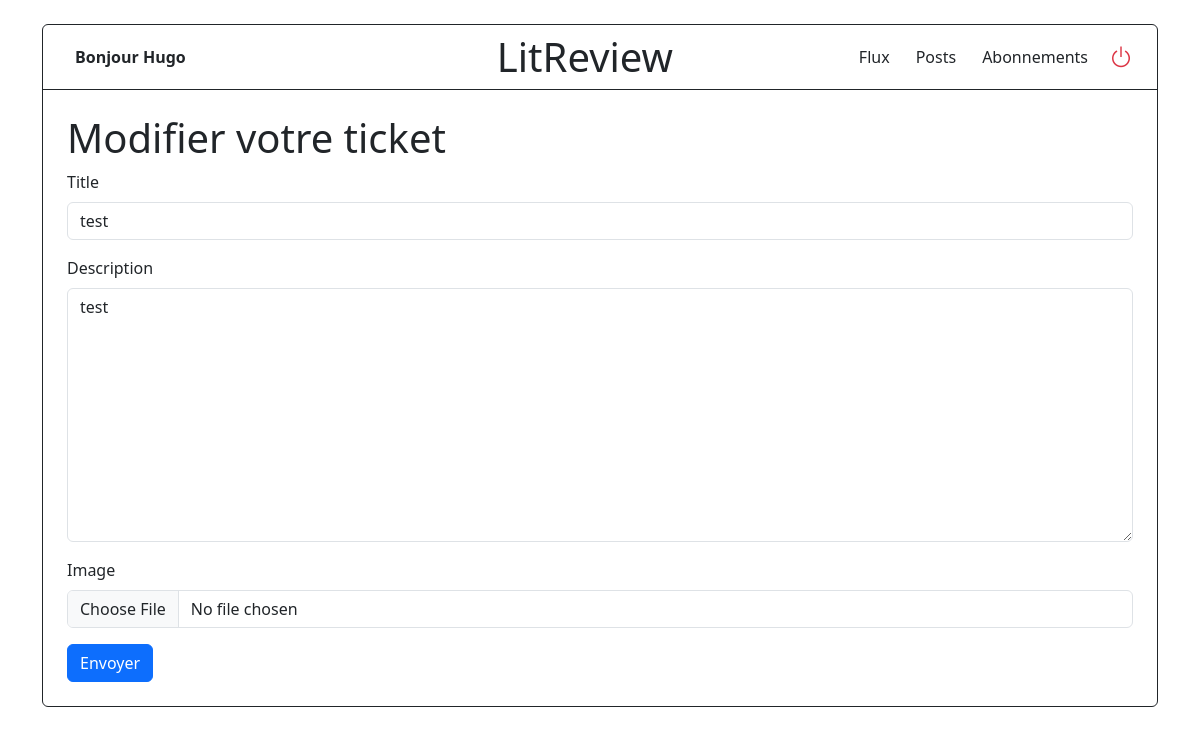
The page /update-ticket/11/ (signed in) on the database its author committed.
### authentication/models.py (models this page shows)
class User(AbstractUser):
    ADMIN = 'admin'
    USER = 'user'
    ROLE_CHOICES = (
        (ADMIN, 'admin'),
        (USER, 'user'),
    )
    role = models.CharField(max_length=20, choices=ROLE_CHOICES, default=USER)

### social_network/models.py (models this page shows)
class Ticket(models.Model):
    title = models.CharField(max_length=128)
    description = models.TextField(blank=True, max_length=2048)
    image = models.ImageField(null=True, blank=True, upload_to='tickets/')
    time_created = models.DateTimeField(auto_now_add=True)
    user = models.ForeignKey(User, on_delete=models.CASCADE)

### social_network/views.py (the view, shortened to what this page needs)
class TicketUpdateView(LoginRequiredMixin, UpdateView):
    template_name = 'social_network/ticket_update_form.html'
    model = Ticket
    fields = ('title', 'description', 'image')
    success_url = reverse_lazy('feed')
    def get_queryset(self):
        return Ticket.objects.filter(user=self.request.user)

### social_network/templates/social_network/ticket_update_form.html (shortened to what this page needs)
{% extends "social_network/base.html" %}
{% load django_bootstrap5 %}
{% block main %}
<h1>Modifier votre ticket</h1>
<form method="POST" enctype="multipart/form-data">
    {% bootstrap_form form %}
    <button type="submit" class="btn btn-primary">Envoyer</button>
</form>
{% endblock %}

### social_network/templates/social_network/base.html (shortened to what this page needs)
{% extends "base.html" %}
{% block body %}
<div class="container my-4">
    <div class="border border-dark rounded-2">
        <header aria-label="Navigation principale" class="d-flex justify-content-between align-items-center border-bottom border-dark px-3">
            <div style="width: 265px;" class="d-flex align-items-center px-3">
                <span class="fw-semibold">Bonjour {{ request.user.username }}</span>
            </div>
            <h1 class="p-2 mb-0">LitReview</h1>
            <nav class="d-flex align-items-center">
                {% with current_url=request.path %}
                    {% url "feed" as url_feed %}
                    {% url "home" as url_home %}
                    {% url "followers" as url_followers %}
                    <a href="{{ url_feed }}" class="btn btn-hover {% if current_url == url_feed %}bg-secondary text-white{% endif %}">Flux</a>
                    <a href="{{ url_home }}" class="btn btn-hover {% if current_url == url_home %}bg-secondary text-white{% endif %}">Posts</a>
                    <a href="{{ url_followers }}" class="btn btn-hover {% if current_url == url_followers %}bg-secondary text-white{% endif %}">Abonnements</a>
                {% endwith %}
                <form class="d-inline p-2" method="POST" action="{% url 'logout' %}">
                    <button type="submit" aria-label="Se déconnecter" class="btn p-0 border-0 bg-transparent text-danger">
                        <i class="bi bi-power" aria-hidden="true" style="font-size: 24px;"></i>
                    </button>
                </form>
            </nav>
        </header>
        <main class="p-4">
            {% block main %}
            {% endblock %}
        </main>
    </div>
</div>
{% endblock %}

### rows shown on the page
User: user.username "Hugo"
Ticket: title "test", description "test"
